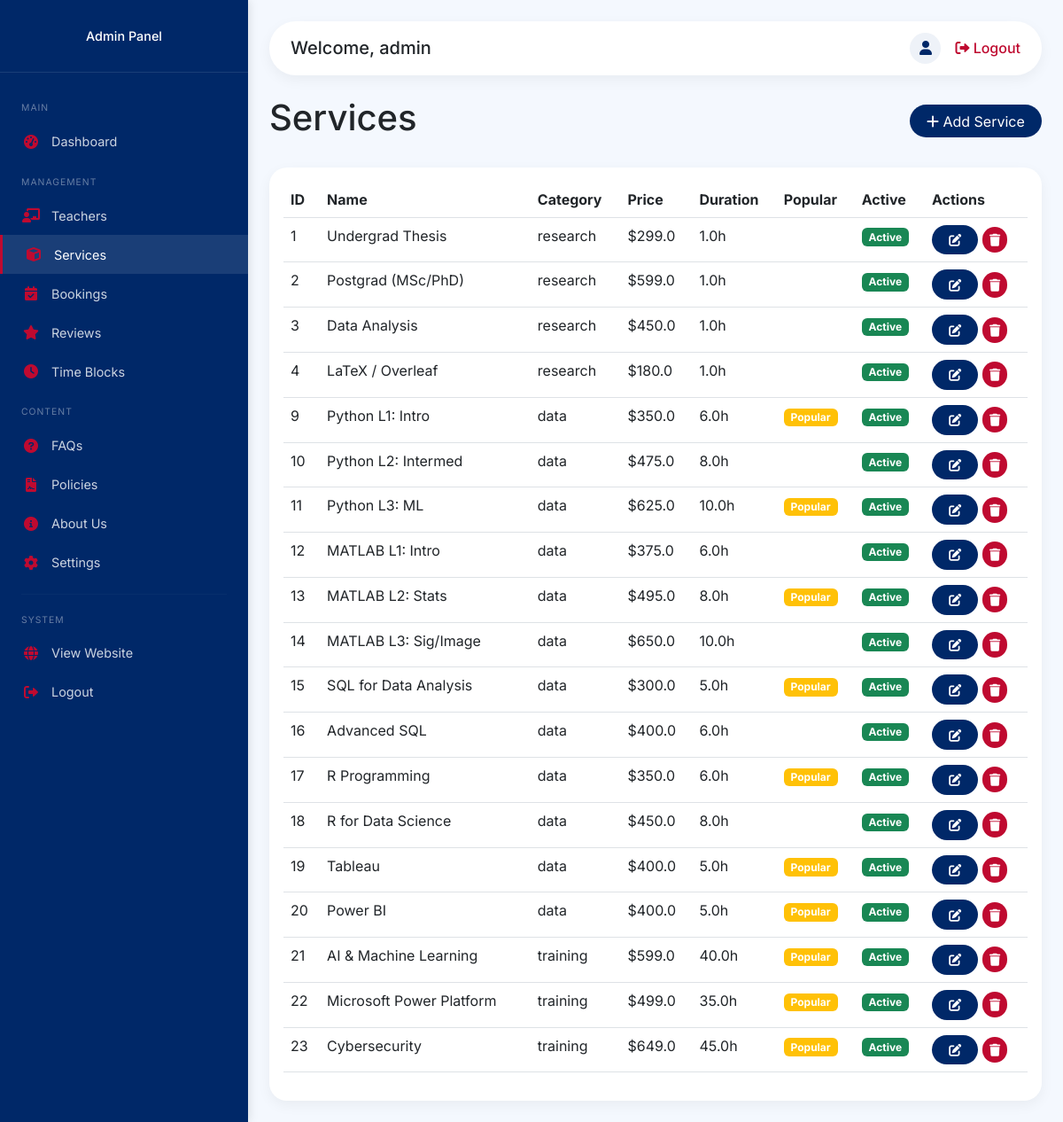
Before: /admin/services (signed in) with the older database file.
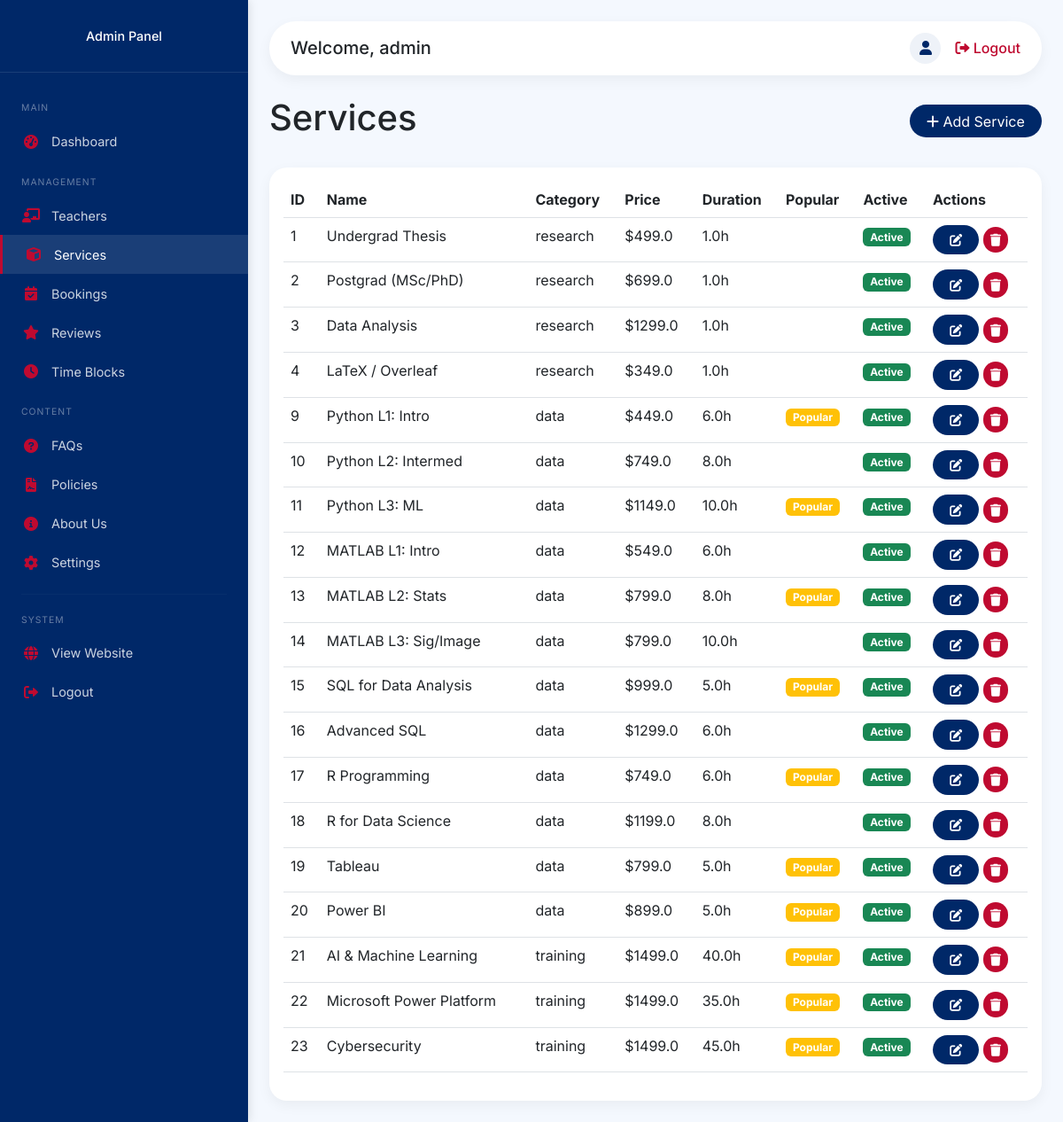
After: the same page with the newer database file.
### backend/app.py (models this page shows)
class Service(db.Model):
    __tablename__ = 'services'
    id = db.Column(db.Integer, primary_key=True)
    name = db.Column(db.String(200), nullable=False)
    description = db.Column(db.Text)
    category = db.Column(db.String(50), nullable=False)  # data, research, training
    subcategory = db.Column(db.String(50))  # e.g., 'python', 'thesis', 'ai-ml'
    price = db.Column(db.Float, nullable=False)
    discounted_price = db.Column(db.Float, nullable=True)
    duration_hours = db.Column(db.Float, default=1.0)  # Session duration
    features = db.Column(db.Text)  # JSON string of features
    is_popular = db.Column(db.Boolean, default=False)
    is_active = db.Column(db.Boolean, default=True)
    image_url = db.Column(db.String(500))
    rating = db.Column(db.Float, default=0.0)  # Average rating
    reviews_count = db.Column(db.Integer, default=0)  # Number of reviews
    created_at = db.Column(db.DateTime, default=datetime.utcnow)
    service_bookings = db.relationship('Booking', back_populates='service_rel', lazy=True, foreign_keys='Booking.service_id')
    service_reviews = db.relationship('Review', back_populates='service_rel', lazy=True, foreign_keys='Review.service_id')

### backend/app.py (the view)
@app.route('/admin/services')
@admin_required
def admin_services():
    services = Service.query.all()
    return render_template('admin/services.html', services=services)

### backend/app.py (called while the page is built)
def admin_required(f):
    @wraps(f)
    def decorated_function(*args, **kwargs):
        if not session.get('is_admin'):
            flash('Please login as admin to access this page.', 'danger')
            return redirect(url_for('admin_login'))
        return f(*args, **kwargs)
    return decorated_function

@app.context_processor
def inject_cart_count():
    cart_count = 0
    try:
        if 'user_id' in session:
            cart_count = CartItem.query.filter_by(user_id=session['user_id']).count()
        elif 'cart_id' in session:
            cart_count = CartItem.query.filter_by(session_id=session['cart_id']).count()
    except Exception as e:
        print(f"Error getting cart count: {e}")
        cart_count = 0
    return dict(cart_items_count=cart_count)

@app.context_processor
def inject_now():
    return {'now': datetime.now}

@app.context_processor
def inject_settings():
    settings_dict = {}
    try:
        settings = Setting.query.all()
        settings_dict = {s.key: s.value for s in settings}
        for key in ['nav_links', 'portfolio_links', 'footer_links']:
            if key in settings_dict and settings_dict[key]:
                try:
                    settings_dict[key] = json.loads(settings_dict[key])
                except:
                    settings_dict[key] = []
        settings_dict['stripe_publishable_key'] = app.config['STRIPE_PUBLIC_KEY']
    except Exception as e:
        print(f"Error loading settings: {e}")
        settings_dict = {'stripe_publishable_key': app.config['STRIPE_PUBLIC_KEY']}
    return dict(settings=settings_dict)

### frontend/templates/admin/services.html (shortened to what this page needs)
{% extends "admin/base_admin.html" %}
{% block content %}
<div class="d-flex justify-content-between align-items-center mb-4">
    <h1>Services</h1>
    <a href="{{ url_for('admin_add_service') }}" class="btn btn-primary">
        <i class="fas fa-plus"></i> Add Service
    </a>
</div>
<div class="card">
    <div class="card-body">
        <div class="table-responsive">
            <table class="table table-hover">
                <thead>
                    <tr>
                        <th>ID</th>
                        <th>Name</th>
                        <th>Category</th>
                        <th>Price</th>
                        <th>Duration</th>
                        <th>Popular</th>
                        <th>Active</th>
                        <th>Actions</th>
                    </tr>
                </thead>
                <tbody>
                    {% for service in services %}
                    <tr>
                        <td>{{ service.id }}</td>
                        <td>{{ service.name }}</td>
                        <td>{{ service.category }}</td>
                        <td>${{ service.price }}</td>
                        <td>{{ service.duration_hours }}h</td>
                        <td>
                            {% if service.is_popular %}
                            <span class="badge bg-warning">Popular</span>
                            {% endif %}
                        </td>
                        <td>
                            {% if service.is_active %}
                            <span class="badge bg-success">Active</span>
                            {% else %}
                            <span class="badge bg-secondary">Inactive</span>
                            {% endif %}
                        </td>
                        <td>
                            <a href="{{ url_for('admin_edit_service', service_id=service.id) }}" class="btn btn-sm btn-primary">
                                <i class="fas fa-edit"></i>
                            </a>
                            <button class="btn btn-sm btn-danger" onclick="deleteService({{ service.id }})">
                                <i class="fas fa-trash"></i>
                            </button>
                        </td>
                    </tr>
                    {% endfor %}
                </tbody>
            </table>
        </div>
    </div>
</div>
{% endblock %}

### frontend/templates/admin/base_admin.html (shortened to what this page needs)
<!DOCTYPE html>
<html lang="en">
<head>
    <link href="https://cdn.jsdelivr.net/npm/bootstrap@5.3.0/dist/css/bootstrap.min.css" rel="stylesheet">
    <link rel="stylesheet" href="https://cdnjs.cloudflare.com/ajax/libs/font-awesome/6.0.0-beta3/css/all.min.css">
</head>
<body>
    <div class="sidebar">
        <div class="sidebar-logo">
            <h5>Admin Panel</h5>
        </div>
        <div class="sidebar-menu">
            <div class="sidebar-section">MAIN</div>
            <a href="{{ url_for('admin_dashboard') }}" class="{% if request.endpoint == 'admin_dashboard' %}active{% endif %}">
                <i class="fas fa-tachometer-alt"></i> Dashboard
            </a>
            <div class="sidebar-section">MANAGEMENT</div>
            <a href="{{ url_for('admin_teachers') }}" class="{% if request.endpoint in ['admin_teachers', 'admin_add_teacher', 'admin_edit_teacher'] %}active{% endif %}">
                <i class="fas fa-chalkboard-teacher"></i> Teachers
            </a>
            <a href="{{ url_for('admin_services') }}" class="{% if request.endpoint in ['admin_services', 'admin_add_service', 'admin_edit_service'] %}active{% endif %}">
                <i class="fas fa-cube"></i> Services
            </a>
            <a href="{{ url_for('admin_bookings') }}" class="{% if request.endpoint in ['admin_bookings', 'admin_booking_detail'] %}active{% endif %}">
                <i class="fas fa-calendar-check"></i> Bookings
            </a>
            <a href="{{ url_for('admin_reviews') }}" class="{% if request.endpoint == 'admin_reviews' %}active{% endif %}">
                <i class="fas fa-star"></i> Reviews
            </a>
            <a href="{{ url_for('admin_time_blocks') }}" class="{% if request.endpoint == 'admin_time_blocks' %}active{% endif %}">
                <i class="fas fa-clock"></i> Time Blocks
            </a>
            <div class="sidebar-section">CONTENT</div>
            <a href="{{ url_for('admin_faqs') }}" class="{% if request.endpoint in ['admin_faqs', 'admin_add_faq', 'admin_edit_faq'] %}active{% endif %}">
                <i class="fas fa-question-circle"></i> FAQs
            </a>
            <a href="{{ url_for('admin_policies') }}" class="{% if request.endpoint in ['admin_policies', 'admin_add_policy', 'admin_edit_policy'] %}active{% endif %}">
                <i class="fas fa-file-contract"></i> Policies
            </a>
            <a href="{{ url_for('admin_about_edit') }}" class="{% if request.endpoint == 'admin_about' %}active{% endif %}">
                <i class="fas fa-info-circle"></i> About Us
            </a>
            <a href="{{ url_for('admin_settings') }}" class="{% if request.endpoint == 'admin_settings' %}active{% endif %}">
                <i class="fas fa-cog"></i> Settings
            </a>
            <hr>
            <div class="sidebar-section">SYSTEM</div>
            <a href="{{ url_for('index') }}" target="_blank">
                <i class="fas fa-globe"></i> View Website
            </a>
            <a href="{{ url_for('admin_logout') }}">
                <i class="fas fa-sign-out-alt"></i> Logout
            </a>
        </div>
    </div>
    <div class="main-content">
        <div class="top-bar">
            <h5 class="mb-0">Welcome, {{ session.get('admin_username', 'Admin') }}</h5>
            <div class="user-info">
                <span class="avatar">
                    <i class="fas fa-user"></i>
                </span>
                <a href="{{ url_for('admin_logout') }}" class="logout-btn">
                    <i class="fas fa-sign-out-alt"></i> Logout
                </a>
            </div>
        </div>
        {% block content %}{% endblock %}
    </div>
</body>
</html>

### frontend/templates/admin/base_admin.html (style rules this page uses)
* { margin: 0; padding: 0; box-sizing: border-box; }
body { font-family: 'Inter', sans-serif; background: #f4f8fe; overflow-x: hidden; }
.sidebar { background: #002868; color: white; position: fixed; top: 0; left: 0; bottom: 0; width: 280px; z-index: 1000; overflow-y: auto; overflow-x: hidden; box-shadow: 2px 0 10px rgba(0,0,0,0.1); }
.sidebar-logo { padding: 1.5rem; text-align: center; border-bottom: 1px solid rgba(255,255,255,0.1); background: #002868; position: sticky; top: 0; z-index: 10; }
.sidebar-logo h5 { color: white; margin-top: 0.5rem; font-size: 0.9rem; }
.sidebar-menu { padding: 1rem 0 2rem 0; }
.sidebar-menu a { display: flex; align-items: center; padding: 0.7rem 1.5rem; color: rgba(255,255,255,0.8); text-decoration: none; transition: all 0.2s; font-size: 0.9rem; gap: 12px; }
.sidebar-menu a:hover, .sidebar-menu a.active { background: rgba(255,255,255,0.1); color: white; border-left: 3px solid #BF0A30; }
.sidebar-menu a i { width: 22px; text-align: center; color: #BF0A30; font-size: 1rem; }
.sidebar-menu hr { margin: 0.8rem 1.5rem; border-color: rgba(255,255,255,0.1); }
.sidebar-section { padding: 0.5rem 1.5rem; font-size: 0.65rem; text-transform: uppercase; letter-spacing: 1px; color: rgba(255,255,255,0.4); margin-top: 0.5rem; }
.main-content { margin-left: 280px; padding: 1.5rem; min-height: 100vh; }
.top-bar { background: white; border-radius: 30px; padding: 0.8rem 1.5rem; margin-bottom: 1.5rem; box-shadow: 0 5px 15px rgba(0,0,0,0.05); display: flex; justify-content: space-between; align-items: center; flex-wrap: wrap; }
.user-info { display: flex; align-items: center; gap: 1rem; }
.user-info .avatar { width: 35px; height: 35px; border-radius: 50%; background: #eef2f8; display: flex; align-items: center; justify-content: center; color: #002868; }
.logout-btn { color: #BF0A30; text-decoration: none; font-weight: 500; }
.card { border: none; border-radius: 20px; box-shadow: 0 5px 15px rgba(0,0,0,0.05); }
.btn-primary { background: #002868; border: none; border-radius: 50px; padding: 0.4rem 1.2rem; }
.btn-danger { background: #BF0A30; border: none; border-radius: 50px; }

Changed rows visible on the page:
changed Service "Undergrad Thesis": price "299.0" → "499.0"
changed Service "Postgrad (MSc/PhD)": price "599.0" → "699.0"
changed Service "Data Analysis": price "450.0" → "1299.0"
changed Service "LaTeX / Overleaf": price "180.0" → "349.0"
changed Service "Python L1: Intro": price "350.0" → "449.0"
changed Service "Python L2: Intermed": price "475.0" → "749.0"
changed Service "Python L3: ML": price "625.0" → "1149.0"
changed Service "MATLAB L1: Intro": price "375.0" → "549.0"
changed Service "MATLAB L2: Stats": price "495.0" → "799.0"
changed Service "MATLAB L3: Sig/Image": price "650.0" → "799.0"
changed Service "SQL for Data Analysis": price "300.0" → "999.0"
changed Service "Advanced SQL": price "400.0" → "1299.0"
changed Service "R Programming": price "350.0" → "749.0"
changed Service "R for Data Science": price "450.0" → "1199.0"
changed Service "Tableau": price "400.0" → "799.0"
changed Service "Power BI": price "400.0" → "899.0"
changed Service "AI & Machine Learning": price "599.0" → "1499.0"
changed Service "Microsoft Power Platform": price "499.0" → "1499.0"
changed Service "Cybersecurity": price "649.0" → "1499.0"
